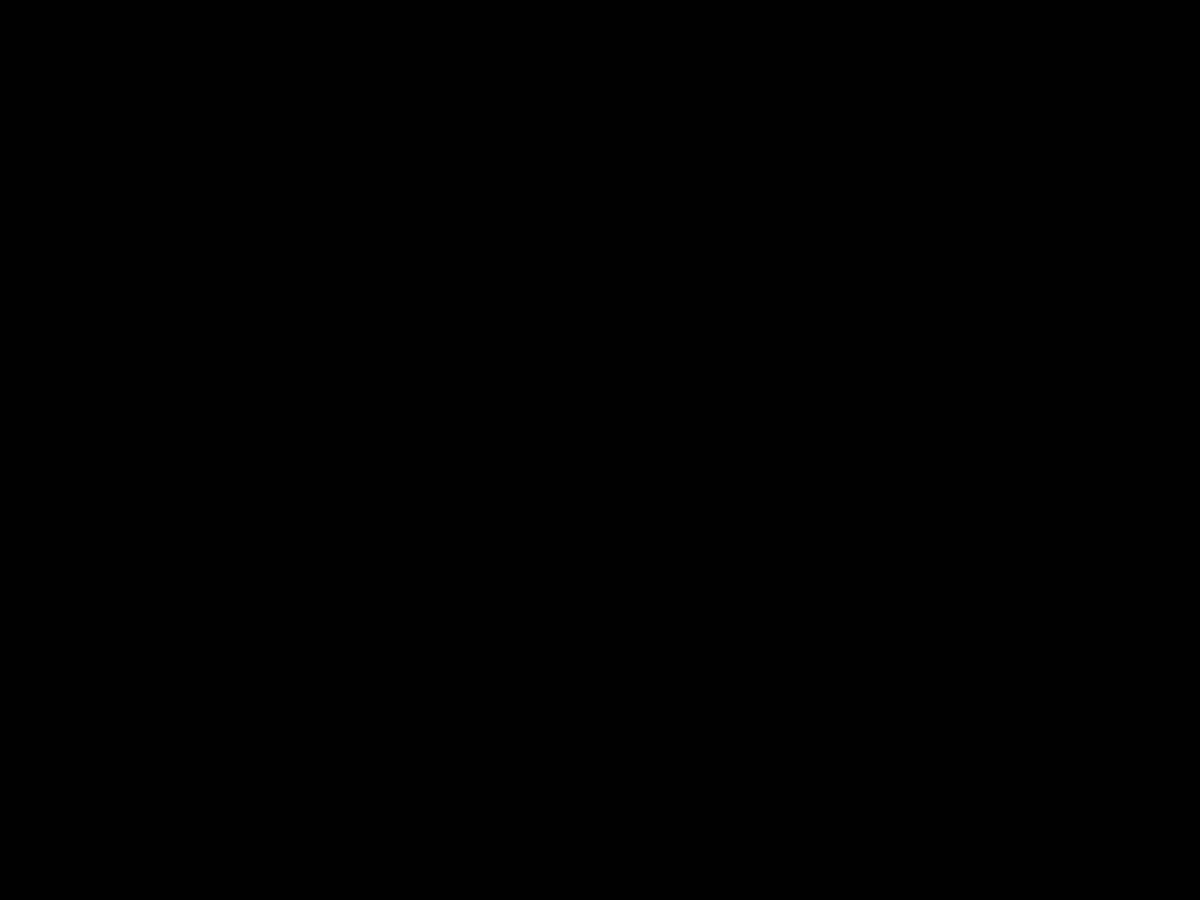
Frame 1 (no input)
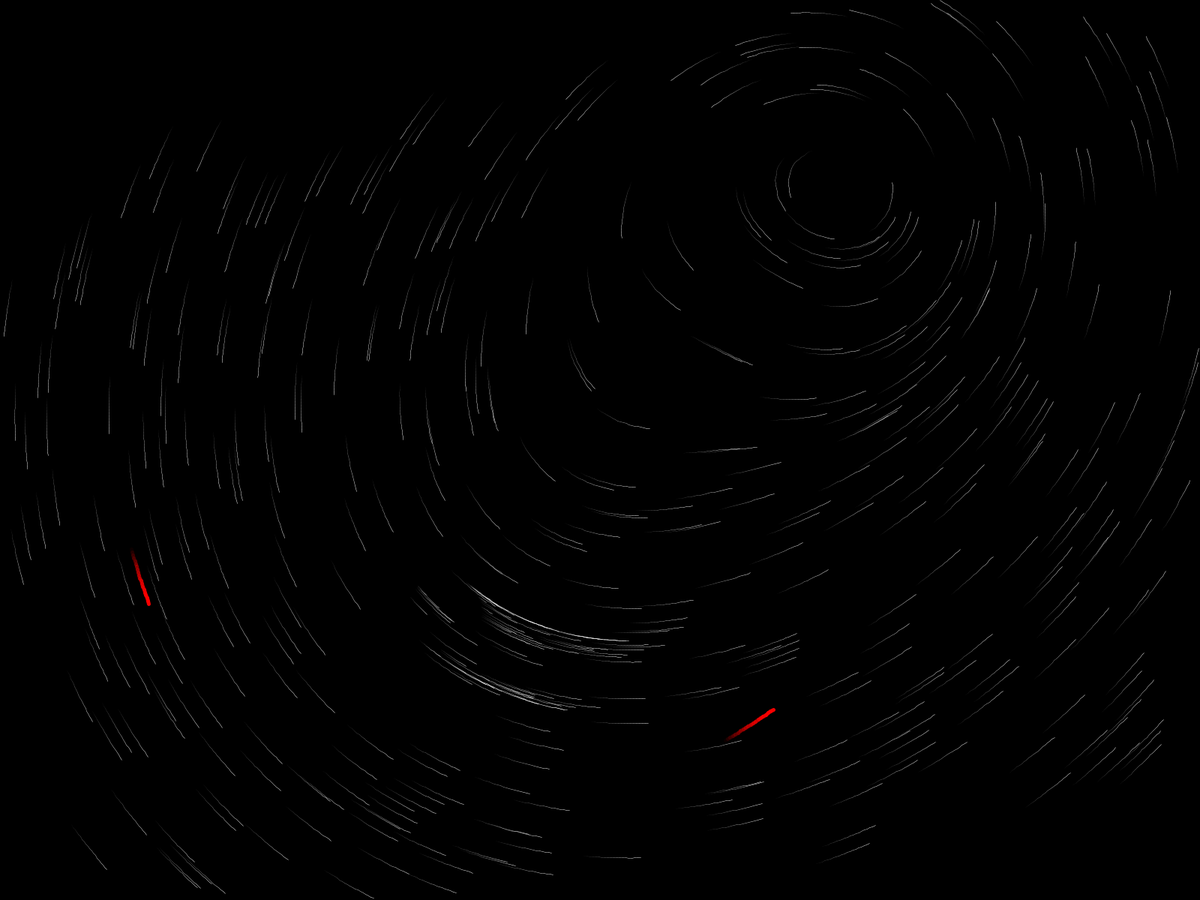
Frame 60 (the mouse pressed at the canvas centre just before this capture)
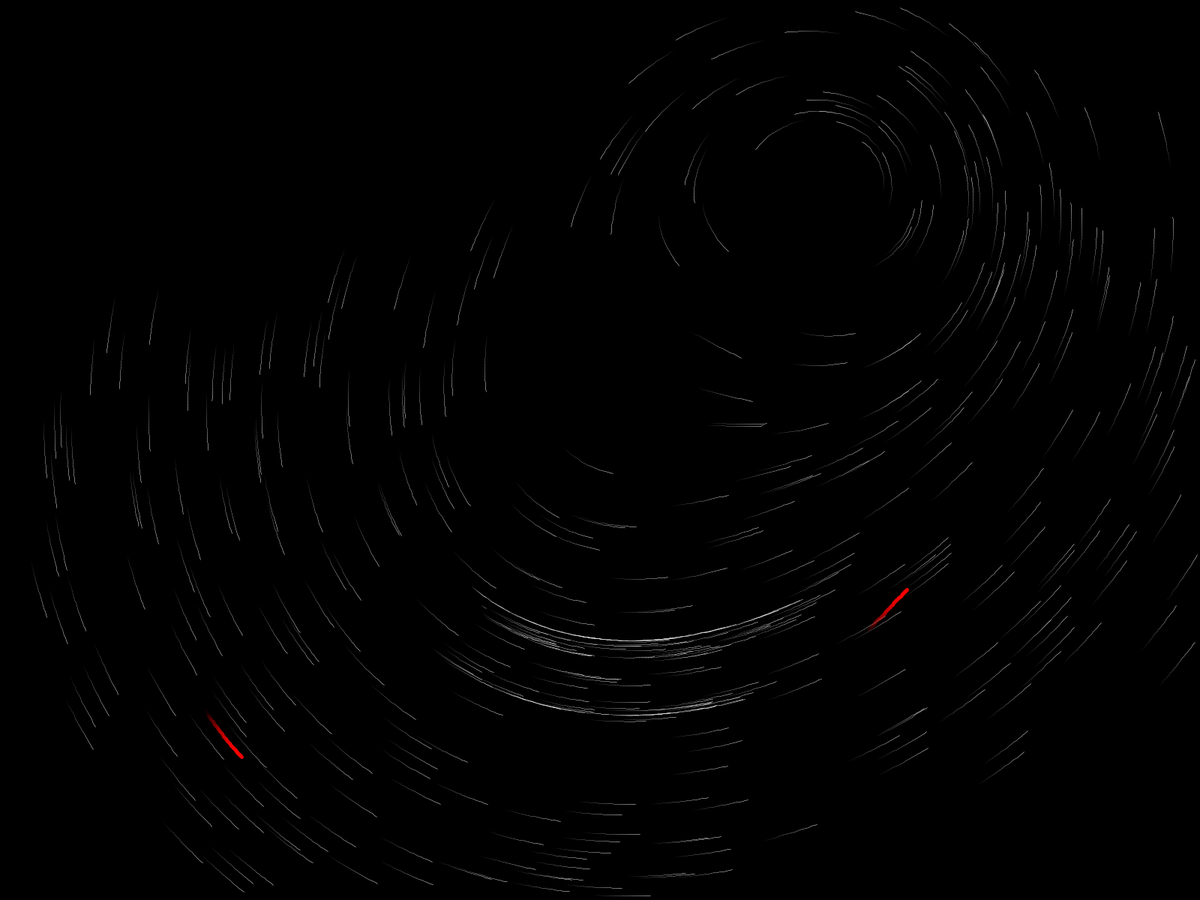
Frame 120 (the mouse held since frame 60 and released just before this capture)

The Processing sketch that drew these frames (run headless with seeded random() and noise(); from frame 60 on, the mouse is pressed at the canvas centre):

// Processing sketch: Rotations
// ── Rotations.pde
int cols, rows;
int scl = 20; // Grid spacing
Particle[] particles;
PVector[][] flowfield;
ArrayList<FixedPoint> fixedPoints;
int numFixedPoints = 6; // Number of attractors, repellers, saddles, limit cycles
Particle redLeader, redFollower;
FixedPoint selectedFixedPoint = null;
int selectedType = -1;

void setup() {
  fullScreen();
  cols = width / scl;
  rows = height / scl;

  flowfield = new PVector[cols][rows];
  particles = new Particle[498]; // 498 regular particles

  // Randomly generate fixed points centered on the screen
  fixedPoints = new ArrayList<>();
  for (int i = 0; i < numFixedPoints; i++) {
    float x = random(width * 0.25, width * 0.75);  
    float y = random(height * 0.25, height * 0.75);
    PVector pos = new PVector(x, y);
    int type = int(random(4)); // 0: Attractor, 1: Repeller, 2: Saddle, 3: Limit Cycle
    fixedPoints.add(new FixedPoint(pos, type));
  }

  for (int i = 0; i < particles.length; i++) {
    PVector startPos = new PVector(random(width), random(height));
    particles[i] = new Particle(startPos, false);
  }

  PVector redStartLeader = new PVector(random(width), random(height));
  PVector redStartFollower = new PVector(random(width), random(height));

  redLeader = new Particle(redStartLeader, true);
  redFollower = new Particle(redStartFollower, true);
}

void draw() {
  background(0, 10);

  for (int y = 0; y < rows; y++) {
    for (int x = 0; x < cols; x++) {
      PVector pos = new PVector(x * scl, y * scl);
      PVector field = computeVectorField(pos);
      flowfield[x][y] = field;
    }
  }

  for (Particle p : particles) {
    p.follow(flowfield);
    p.update();
    p.edges();
    p.show();
  }

  redLeader.follow(flowfield);
  redLeader.update();
  redLeader.edges();
  applyAttraction(redLeader, redFollower);
  redFollower.follow(flowfield);
  redFollower.update();
  redFollower.edges();
  redLeader.show();
  redFollower.show();
}

void keyPressed() {
  if (key >= '1' && key <= '5') {
    int newType = key - '1';
    if (selectedFixedPoint != null) {
      fixedPoints.remove(selectedFixedPoint);
    }
    float x = random(width * 0.25, width * 0.75);
    float y = random(height * 0.25, height * 0.75);
    selectedFixedPoint = new FixedPoint(new PVector(x, y), newType);
    fixedPoints.add(selectedFixedPoint);
    selectedType = newType;
  } else if (key == 'r' || key == 'R') {
    for (Particle p : particles) {
      p.pos = new PVector(random(width), random(height));
      p.vel.set(0, 0);
      p.trail.clear();
    }
    redLeader.pos = new PVector(random(width), random(height));
    redLeader.vel.set(0, 0);
    redLeader.trail.clear();

    redFollower.pos = new PVector(random(width), random(height));
    redFollower.vel.set(0, 0);
    redFollower.trail.clear();
  }
}


PVector computeVectorField(PVector pos) {
  PVector field = new PVector(0, 0);
  for (FixedPoint fp : fixedPoints) {
    PVector dir = PVector.sub(pos, fp.pos);
    float r2 = dir.magSq() + 1;
    switch (fp.type) {
      case 0:
        dir.mult(-1 / r2);
        break;
      case 1:
        dir.mult(1 / r2);
        break;
      case 2:
        dir = new PVector(dir.x, -dir.y);
        break;
      case 3:
        float r = sqrt(r2);
        dir.set(-dir.y, dir.x);
        dir.mult(1 - (r / 100));
        break;
    }
    field.add(dir);
  }
  field.limit(5);
  return field;
}

class FixedPoint {
  PVector pos;
  int type;
  FixedPoint(PVector pos, int type) {
    this.pos = pos;
    this.type = type;
  }
}

class Particle {
  PVector pos, vel, acc;
  float maxSpeed = 4;
  ArrayList<PVector> trail = new ArrayList<PVector>();
  int trailLength = 20;
  boolean isRed;

  Particle(PVector startPos, boolean isRed) {
    pos = startPos.copy();
    vel = new PVector(0, 0);
    acc = new PVector(0, 0);
    this.isRed = isRed;
  }

  void applyForce(PVector force) {
    acc.add(force);
  }

  void follow(PVector[][] field) {
    int x = int(pos.x / scl);
    int y = int(pos.y / scl);
    x = constrain(x, 0, cols - 1);
    y = constrain(y, 0, rows - 1);
    applyForce(field[x][y]);
  }

  void update() {
    vel.add(acc);
    vel.limit(maxSpeed);
    pos.add(vel);
    acc.mult(0);
    trail.add(pos.copy());
    if (trail.size() > trailLength) trail.remove(0);
  }

  void edges() {
    if (pos.x > width || pos.x < 0 || pos.y > height || pos.y < 0) {
      FixedPoint repeller = fixedPoints.stream().filter(fp -> fp.type == 1).findFirst().orElse(fixedPoints.get(0));
      PVector dir = PVector.sub(pos, repeller.pos).setMag(50);
      pos = PVector.add(repeller.pos, dir);
      vel.set(0, 0);
      trail.clear();
    }
  }

  void show() {
    noFill();
    for (int i = 1; i < trail.size(); i++) {
      PVector prev = trail.get(i - 1);
      PVector curr = trail.get(i);
      if (dist(prev.x, prev.y, curr.x, curr.y) > width / 2) continue;
      float alpha = map(i, 0, trail.size(), 0, 255);
      stroke(isRed ? color(255, 0, 0, alpha) : color(255, alpha));
      strokeWeight(isRed ? 5 : 0.5);
      line(prev.x, prev.y, curr.x, curr.y);
    }
  }
}

void applyAttraction(Particle leader, Particle follower) {
  PVector attractionForce = PVector.sub(leader.pos, follower.pos);
  float distance = attractionForce.mag();
  if (distance > 5) attractionForce.setMag(2.0);
  follower.applyForce(attractionForce);
}
